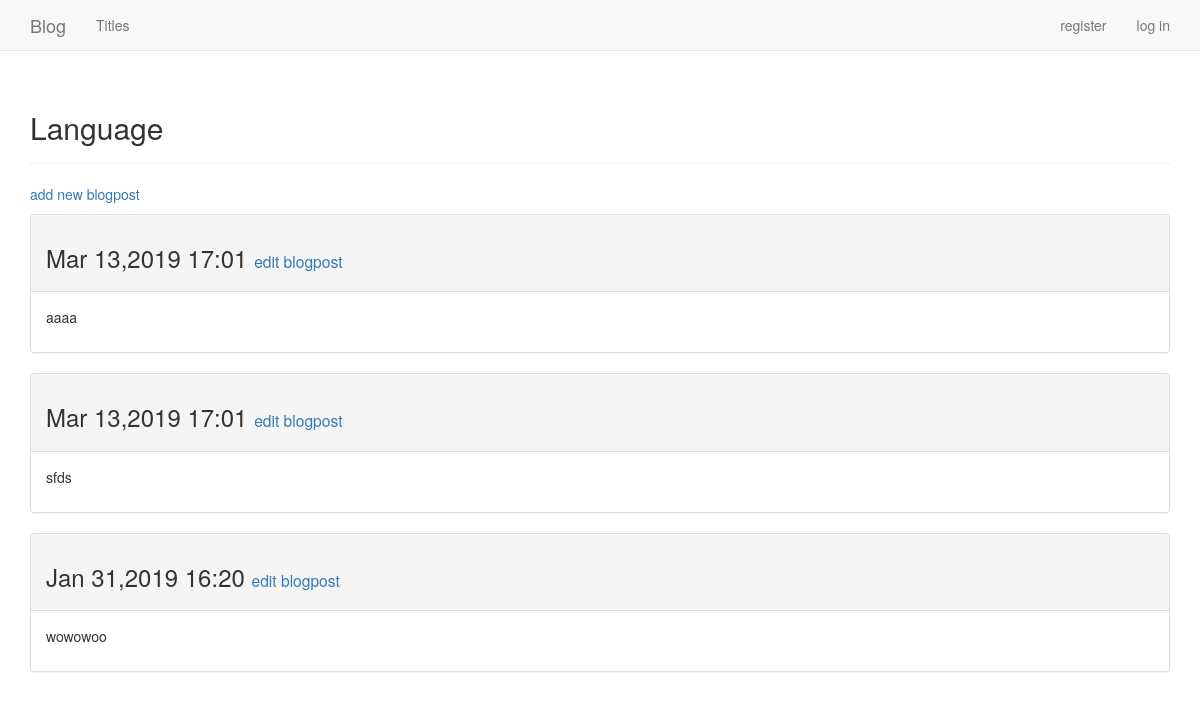
The app's page /titles/1/, older data.
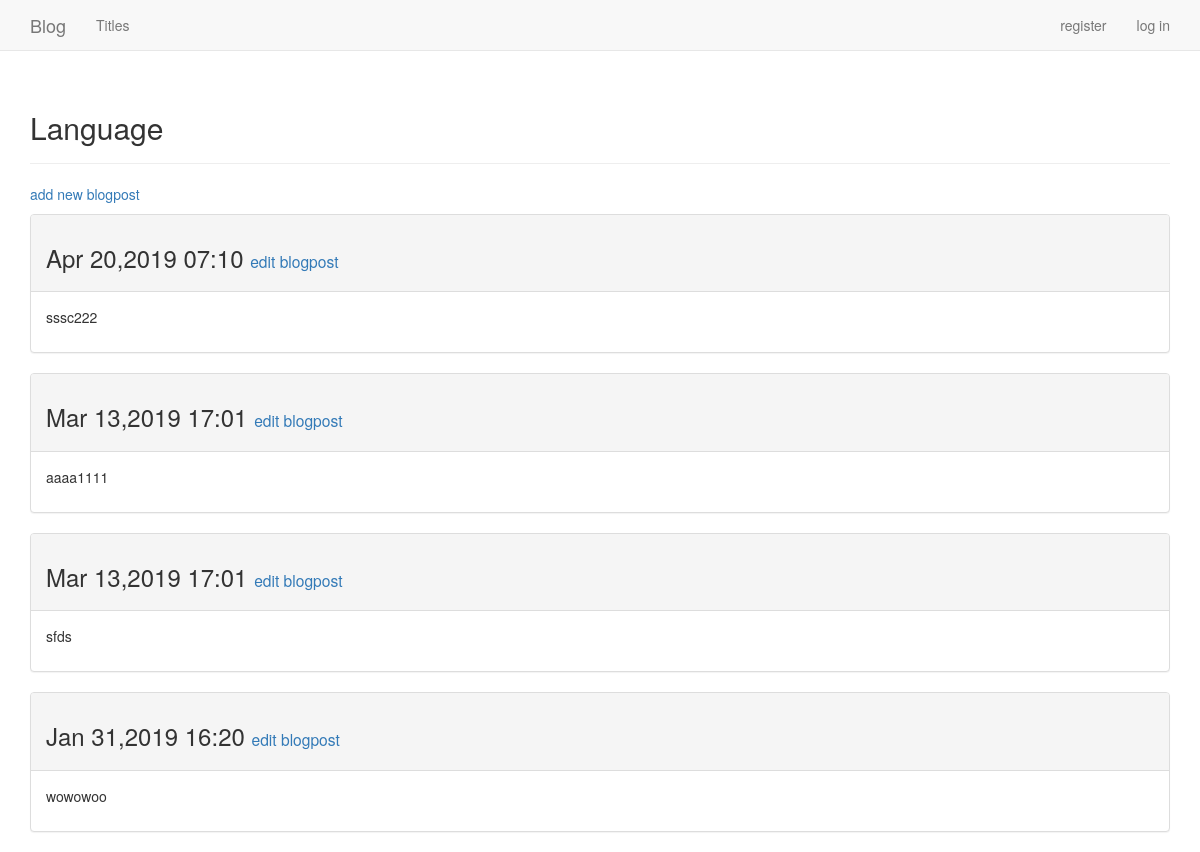
The same page, newer data.
### blogs/models.py (models this page shows, shortened)
class BlogPost(models.Model):
	title = models.ForeignKey(Title,on_delete = models.CASCADE)
	text = models.TextField()
	date_added = models.DateTimeField(auto_now_add = True)
	class Meta:
		verbose_name_plural = 'blogposts'

### blogs/views.py (the view)
# urls.py: url(r'^titles/(?P<title_id>\d+)/$',views.title,name = 'title'),
def title(request,title_id):
	title = Title.objects.get(id=title_id)
	blogposts = title.blogpost_set.order_by('-date_added')
	context = {'title':title,'blogposts':blogposts}
	return render(request,'blogs/title.html',context)

### blogs/models.py (called while the page is built)
	def __str__(self):
		return self.text

### blogs/templates/blogs/title.html
{% extends 'blogs/base.html' %}
{% block header %}
<h2>{{ title }}</h2>
{% endblock header %}
{% block content %}
<p><a href="{% url 'blogs:new_blogpost' title.id %}">add new blogpost</a></p>
	{% for blogpost in blogposts %}
	<div class="panel panel-default">
		<div class="panel-heading">
			<h3>
				{{blogpost.date_added|date:'M d,Y H:i'}}
				<small>
					<a href="{% url 'blogs:edit_blogpost' blogpost.id%}">edit blogpost</a>
				</small>
			</h3>
		</div>
		<div class="panel-body">
		{{ blogpost.text|linebreaks}}
		</div>
	</div>
	{% empty %}
		这个主题下面一无所有。。。
	{% endfor %}
{% endblock content %}

Row changes from the older to the newer data that the page shows:
added BlogPost: date_added "Apr 20,2019 07:10", text "sssc222"
changed BlogPost: text "aaaa" → "aaaa1111"
